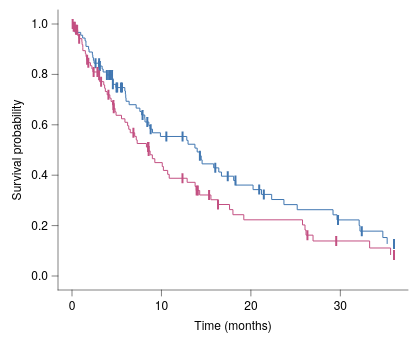

The specification (Vega-Lite) saved for this image:
### Vega-Lite specification from a JSON file in a GitHub repository (floating-point values rounded to 4 significant figures)
{"background": null, "config": {"arc": {"fill": "#DBDBDB", "fillOpacity": 1.0, "innerRadius": 35.0, "padAngle": 0.03, "stroke": "black", "strokeOpacity": 1, "strokeWidth": 0.25}, "area": {"fill": "#DBDBDB", "fillOpacity": 1.0, "stroke": "black", "strokeOpacity": 1, "strokeWidth": 0.25}, "axis": {"domain": true, "domainCap": "round", "domainColor": "black", "domainWidth": 0.25, "grid": false, "gridCap": "round", "gridColor": "#F1F1F1", "gridDash": [0, 0], "gridOpacity": 1.0, "gridWidth": 0.25, "labelColor": "black", "labelFont": "Helvetica Neue, HelveticaNeue, Helvetica, Arial, sans-serif", "labelFontSize": 6, "labelFontStyle": "normal", "labelFontWeight": 400, "offset": 0, "ticks": true, "tickCap": "round", "tickColor": "black", "tickRound": false, "tickSize": 3.0, "tickWidth": 0.25, "titleColor": "black", "titleFont": "Helvetica Neue, HelveticaNeue, Helvetica, Arial, sans-serif", "titleFontSize": 6, "titleFontStyle": "normal", "titleFontWeight": 400}, "axisX": {"domain": true, "labelAlign": "center", "labelAngle": 0, "labels": true, "ticks": true, "translate": 0}, "axisY": {"domain": true, "labelAlign": "right", "labelAngle": 0, "labels": true, "ticks": true, "translate": 0}, "axisRight": {"domain": true, "labelAlign": "left", "labelAngle": 0, "labels": true, "ticks": true, "translate": 0}, "axisTop": {"domain": true, "labelAlign": "center", "labelAngle": 0, "labels": true, "ticks": true, "translate": 0}, "axisBand": {"tickOffset": 0}, "bar": {"fill": "#DBDBDB", "fillOpacity": 1.0, "stroke": "black", "strokeOpacity": 1, "strokeWidth": 0.25}, "boxplot": {"size": 12.6, "ticks": {"cornerRadius": 0.25, "fill": "black", "opacity": 1, "size": 6.3, "thickness": 0.25}, "box": {"fillOpacity": 1.0, "stroke": "black", "strokeOpacity": 1, "strokeWidth": 0.25}, "median": {"cornerRadius": 0, "fill": "black", "fillOpacity": 1.0, "opacity": 1, "size": 12.6, "thickness": 0.25}, "rule": {"fill": "black", "fillOpacity": 1.0, "size": 14.0, "stroke": "black", "strokeDash": [0, 0], "strokeOpacity": 1, "strokeWidth": 0.25}, "outliers": {"color": "black", "fill": "black", "fillOpacity": 1.0, "size": 0, "stroke": "black", "strokeOpacity": 1, "strokeWidth": 0.25}}, "circle": {"fill": "black", "fillOpacity": 1.0, "size": 1.75, "stroke": null, "strokeOpacity": 1, "strokeWidth": 0.25}, "errorband": {"band": {"fillOpacity": 0.6, "stroke": null, "strokeWidth": 0.25, "strokeOpacity": 1}, "borders": {"opacity": 0, "strokeOpacity": 1, "strokeWidth": 0.25}}, "errorbar": {"opacity": 1, "rule": {"strokeDash": [0, 0], "strokeWidth": 0.25}, "ticks": {"color": "black", "cornerRadius": 0.125, "opacity": 1, "size": 8.4, "thickness": 0.25}, "thickness": 0.25}, "font": "Helvetica Neue, HelveticaNeue, Helvetica, Arial, sans-serif", "geoshape": {"fill": "#DBDBDB", "fillOpacity": 1.0, "stroke": "black", "strokeOpacity": 1, "strokeWidth": 0.25}, "header": {"labelColor": "black", "labelFont": "Helvetica Neue, HelveticaNeue, Helvetica, Arial, sans-serif", "labelFontSize": 6, "labelFontStyle": "normal", "labelFontWeight": 400, "titleColor": "black", "titleFont": "Helvetica Neue, HelveticaNeue, Helvetica, Arial, sans-serif", "titleFontSize": 6, "titleFontStyle": "normal", "titleFontWeight": 400, "titlePadding": 0}, "legend": {"disable": false, "offset": 4.5, "titlePadding": 4, "labelOffset": 2, "gradientLabelOffset": 2, "columnPadding": 4, "rowPadding": 2, "gradientThickness": 5, "gradientOpacity": 1.0, "gradientStrokeColor": "black", "gradientStrokeWidth": 0.25, "labelColor": "black", "labelFont": "Helvetica Neue, HelveticaNeue, Helvetica, Arial, sans-serif", "labelFontSize": 6, "labelFontStyle": "normal", "labelFontWeight": 400, "strokeColor": "black", "strokeWidth": 0, "symbolSize": 36, "symbolStrokeColor": "black", "symbolStrokeWidth": 0.25, "titleColor": "black", "titleFont": "Helvetica Neue, HelveticaNeue, Helvetica, Arial, sans-serif", "titleFontSize": 6, "titleFontStyle": "normal", "titleFontWeight": 400}, "line": {"color": "black", "stroke": "black", "strokeCap": "butt", "strokeDash": [0, 0], "strokeOpacity": 1, "strokeWidth": 0.5}, "point": {"filled": true, "fill": "#DBDBDB", "fillOpacity": 1.0, "size": 7.0, "stroke": "black", "strokeOpacity": 1, "strokeWidth": 0.25}, "range": {"category": ["#9D9D9D", "#28287D", "#004225", "#47266F", "#00605D", "#DBDBDB", "#7983C1", "#6E927B", "#937FB4", "#699A97"], "diverging": {"scheme": ["#4F4265", "#6A5C82", "#85789D", "#A196B7", "#BDB5CE", "#D8D6DD", "#F6F6F6", "#CED8D7", "#9DBFBD", "#75A3A0", "#518683", "#326967", "#164D4B"]}, "heatmap": {"scheme": ["#440154", "#472270", "#433E82", "#38598C", "#2C728E", "#238A8D", "#24A086", "#39B578", "#5DC862", "#96D646", "#CAE02D", "#FDE724"]}, "ordinal": {"scheme": ["#F1F1F1", "#DBDBDB", "#C6C6C6", "#B2B2B2", "#9D9D9D", "#898989", "#767676", "#636363", "#515151", "#404040", "#2F2F2F", "#1F1F1F"]}, "ramp": {"scheme": ["#440154", "#472270", "#433E82", "#38598C", "#2C728E", "#238A8D", "#24A086", "#39B578", "#5DC862", "#96D646", "#CAE02D", "#FDE724"]}}, "rule": {"color": "black", "stroke": "black", "strokeCap": "round", "strokeDash": [2, 2], "strokeOpacity": 1, "strokeWidth": 0.25}, "scale": {"barBandPaddingInner": 0.1, "rectBandPaddingInner": 0, "tickBandPaddingInner": 0.1, "bandPaddingOuter": 0.1, "bandWithNestedOffsetPaddingInner": 0.2, "bandWithNestedOffsetPaddingOuter": 0.2, "offsetBandPaddingInner": 0, "offsetBandPaddingOuter": 0, "continuousPadding": 7.0, "round": false}, "rect": {"fill": "#DBDBDB", "fillOpacity": 1.0, "stroke": "black", "strokeOpacity": 1, "strokeWidth": 0.25}, "square": {"fill": "#DBDBDB", "fillOpacity": 1.0, "size": 14.0, "stroke": "black", "strokeOpacity": 1, "strokeWidth": 0.25}, "text": {"color": "black", "font": "Helvetica Neue, HelveticaNeue, Helvetica, Arial, sans-serif", "fontSize": 6, "fontStyle": "normal", "fontWeight": 400}, "tick": {"color": "black", "cornerRadius": 0.125, "opacity": 1.0, "size": 12.6, "thickness": 0.25}, "title": {"anchor": "middle", "frame": "group", "color": "black", "font": "Helvetica Neue, HelveticaNeue, Helvetica, Arial, sans-serif", "fontSize": 6, "fontStyle": "normal", "fontWeight": 400, "subtitleColor": "black", "subtitleFont": "Helvetica Neue, HelveticaNeue, Helvetica, Arial, sans-serif", "subtitleFontSize": 6, "subtitleFontStyle": "normal", "subtitleFontWeight": 400}, "trail": {"color": "black", "opacity": 1, "size": 0.5}, "view": {"continuousWidth": 175, "continuousHeight": 140, "discreteWidth": 175, "discreteHeight": 140, "fill": null, "stroke": null, "strokeWidth": 0.25}}, "layer": [{"data": {"name": "data-1b0cd061b5d34159234b5d3a4e9b7ec9"}, "mark": {"type": "line", "interpolate": "step-after"}, "encoding": {"color": {"field": "group", "scale": {"domain": ["Treatment", "Control"], "range": ["#4177B1", "#C35082"]}, "title": null, "type": "nominal"}, "x": {"field": "t", "scale": {"domain": [0, 36.0], "nice": false}, "title": "Time (months)", "type": "quantitative"}, "y": {"field": "S", "scale": {"domain": [0, 1], "nice": false}, "title": "Survival probability", "type": "quantitative"}}}, {"data": {"name": "data-f2326de68aa08c4a3dc7cd0c5c09b43c"}, "mark": {"type": "tick", "size": 5, "thickness": 1}, "encoding": {"color": {"field": "group", "legend": null, "scale": {"domain": ["Treatment", "Control"], "range": ["#4177B1", "#C35082"]}, "type": "nominal"}, "x": {"field": "t", "type": "quantitative", "scale": {"nice": false}}, "y": {"field": "S", "type": "quantitative", "scale": {"nice": false}}}}], "$schema": "https://vega.github.io/schema/vega-lite/v6.4.1.json", "datasets": {"data-1b0cd061b5d34159234b5d3a4e9b7ec9": [{"t": 0.0, "S": 1.0, "group": "Treatment"}, {"t": 0.08336, "S": 0.9889, "group": "Treatment"}, {"t": 0.3155, "S": 0.9778, "group": "Treatment"}, {"t": 0.3317, "S": 0.9667, "group": "Treatment"}, {"t": 0.9726, "S": 0.9556, "group": "Treatment"}, {"t": 1.191, "S": 0.9444, "group": "Treatment"}, {"t": 1.464, "S": 0.9333, "group": "Treatment"}, {"t": 1.558, "S": 0.9222, "group": "Treatment"}, {"t": 1.563, "S": 0.9111, "group": "Treatment"}, {"t": 1.857, "S": 0.9, "group": "Treatment"}, {"t": 1.907, "S": 0.8889, "group": "Treatment"}, {"t": 2.279, "S": 0.8778, "group": "Treatment"}, {"t": 2.324, "S": 0.8667, "group": "Treatment"}, {"t": 2.396, "S": 0.8556, "group": "Treatment"}, {"t": 2.464, "S": 0.8444, "group": "Treatment"}, {"t": 3.031, "S": 0.833, "group": "Treatment"}, {"t": 3.369, "S": 0.8213, "group": "Treatment"}, {"t": 3.48, "S": 0.8096, "group": "Treatment"}, {"t": 3.885, "S": 0.7978, "group": "Treatment"}, {"t": 4.504, "S": 0.7854, "group": "Treatment"}, {"t": 4.568, "S": 0.7729, "group": "Treatment"}, {"t": 4.569, "S": 0.7604, "group": "Treatment"}, {"t": 4.906, "S": 0.7478, "group": "Treatment"}, {"t": 5.908, "S": 0.7342, "group": "Treatment"}, {"t": 5.969, "S": 0.7206, "group": "Treatment"}, {"t": 6.008, "S": 0.707, "group": "Treatment"}, {"t": 6.044, "S": 0.6934, "group": "Treatment"}, {"t": 6.39, "S": 0.6798, "group": "Treatment"}, {"t": 7.174, "S": 0.6662, "group": "Treatment"}, {"t": 7.59, "S": 0.6526, "group": "Treatment"}, {"t": 7.781, "S": 0.639, "group": "Treatment"}, {"t": 8.134, "S": 0.6251, "group": "Treatment"}, {"t": 8.16, "S": 0.6112, "group": "Treatment"}, {"t": 8.589, "S": 0.597, "group": "Treatment"}, {"t": 8.719, "S": 0.5828, "group": "Treatment"}, {"t": 8.998, "S": 0.5682, "group": "Treatment"}, {"t": 9.885, "S": 0.5536, "group": "Treatment"}, {"t": 12.83, "S": 0.5383, "group": "Treatment"}, {"t": 12.97, "S": 0.5229, "group": "Treatment"}, {"t": 13.74, "S": 0.5075, "group": "Treatment"}, {"t": 14.0, "S": 0.4921, "group": "Treatment"}, {"t": 14.3, "S": 0.4768, "group": "Treatment"}, {"t": 14.44, "S": 0.4609, "group": "Treatment"}, {"t": 14.55, "S": 0.445, "group": "Treatment"}, {"t": 15.84, "S": 0.4291, "group": "Treatment"}, {"t": 16.41, "S": 0.4126, "group": "Treatment"}, {"t": 16.71, "S": 0.3961, "group": "Treatment"}, {"t": 18.07, "S": 0.3788, "group": "Treatment"}, {"t": 18.3, "S": 0.3608, "group": "Treatment"}, {"t": 20.24, "S": 0.3428, "group": "Treatment"}, {"t": 21.19, "S": 0.3237, "group": "Treatment"}, {"t": 22.33, "S": 0.3035, "group": "Treatment"}, {"t": 23.69, "S": 0.2833, "group": "Treatment"}, {"t": 25.18, "S": 0.263, "group": "Treatment"}, {"t": 29.18, "S": 0.2428, "group": "Treatment"}, {"t": 29.63, "S": 0.2226, "group": "Treatment"}, {"t": 32.1, "S": 0.2003, "group": "Treatment"}, {"t": 32.19, "S": 0.178, "group": "Treatment"}, {"t": 34.75, "S": 0.1526, "group": "Treatment"}, {"t": 35.23, "S": 0.1272, "group": "Treatment"}, {"t": 0.0, "S": 1.0, "group": "Control"}, {"t": 0.1169, "S": 0.9888, "group": "Control"}, {"t": 0.4222, "S": 0.9773, "group": "Control"}, {"t": 0.6362, "S": 0.9655, "group": "Control"}, {"t": 0.6466, "S": 0.9537, "group": "Control"}, {"t": 0.7928, "S": 0.9419, "group": "Control"}, {"t": 1.101, "S": 0.93, "group": "Control"}, {"t": 1.127, "S": 0.9181, "group": "Control"}, {"t": 1.206, "S": 0.9062, "group": "Control"}, {"t": 1.211, "S": 0.8943, "group": "Control"}, {"t": 1.494, "S": 0.8823, "group": "Control"}, {"t": 1.568, "S": 0.8704, "group": "Control"}, {"t": 1.648, "S": 0.8585, "group": "Control"}, {"t": 1.818, "S": 0.8464, "group": "Control"}, {"t": 2.063, "S": 0.8341, "group": "Control"}, {"t": 2.228, "S": 0.8219, "group": "Control"}, {"t": 2.338, "S": 0.8096, "group": "Control"}, {"t": 3.023, "S": 0.7969, "group": "Control"}, {"t": 3.063, "S": 0.7841, "group": "Control"}, {"t": 3.091, "S": 0.7712, "group": "Control"}, {"t": 3.55, "S": 0.7582, "group": "Control"}, {"t": 3.651, "S": 0.7451, "group": "Control"}, {"t": 3.728, "S": 0.732, "group": "Control"}, {"t": 3.933, "S": 0.7189, "group": "Control"}, {"t": 4.231, "S": 0.7056, "group": "Control"}, {"t": 4.372, "S": 0.6923, "group": "Control"}, {"t": 4.529, "S": 0.679, "group": "Control"}, {"t": 4.659, "S": 0.6654, "group": "Control"}, {"t": 4.814, "S": 0.6516, "group": "Control"}, {"t": 4.927, "S": 0.6377, "group": "Control"}, {"t": 5.535, "S": 0.6238, "group": "Control"}, {"t": 5.918, "S": 0.61, "group": "Control"}, {"t": 6.217, "S": 0.5961, "group": "Control"}, {"t": 6.345, "S": 0.5822, "group": "Control"}, {"t": 6.514, "S": 0.5684, "group": "Control"}, {"t": 7.009, "S": 0.5542, "group": "Control"}, {"t": 7.186, "S": 0.54, "group": "Control"}, {"t": 7.286, "S": 0.5258, "group": "Control"}, {"t": 8.323, "S": 0.5115, "group": "Control"}, {"t": 8.548, "S": 0.4965, "group": "Control"}, {"t": 8.733, "S": 0.481, "group": "Control"}, {"t": 8.983, "S": 0.4655, "group": "Control"}, {"t": 9.259, "S": 0.45, "group": "Control"}, {"t": 10.09, "S": 0.4344, "group": "Control"}, {"t": 10.22, "S": 0.4189, "group": "Control"}, {"t": 10.7, "S": 0.4034, "group": "Control"}, {"t": 10.87, "S": 0.3879, "group": "Control"}, {"t": 12.87, "S": 0.3717, "group": "Control"}, {"t": 13.76, "S": 0.3556, "group": "Control"}, {"t": 13.89, "S": 0.3394, "group": "Control"}, {"t": 14.27, "S": 0.3215, "group": "Control"}, {"t": 15.53, "S": 0.3026, "group": "Control"}, {"t": 16.29, "S": 0.2837, "group": "Control"}, {"t": 17.61, "S": 0.2634, "group": "Control"}, {"t": 17.99, "S": 0.2432, "group": "Control"}, {"t": 19.21, "S": 0.2229, "group": "Control"}, {"t": 25.77, "S": 0.2027, "group": "Control"}, {"t": 26.05, "S": 0.1824, "group": "Control"}, {"t": 26.16, "S": 0.1621, "group": "Control"}, {"t": 26.95, "S": 0.139, "group": "Control"}, {"t": 33.28, "S": 0.1112, "group": "Control"}, {"t": 35.62, "S": 0.08338, "group": "Control"}], "data-f2326de68aa08c4a3dc7cd0c5c09b43c": [{"t": 2.633, "S": 0.8444, "group": "Treatment"}, {"t": 3.031, "S": 0.8444, "group": "Treatment"}, {"t": 3.057, "S": 0.833, "group": "Treatment"}, {"t": 3.112, "S": 0.833, "group": "Treatment"}, {"t": 3.903, "S": 0.7978, "group": "Treatment"}, {"t": 4.147, "S": 0.7978, "group": "Treatment"}, {"t": 4.285, "S": 0.7978, "group": "Treatment"}, {"t": 4.477, "S": 0.7978, "group": "Treatment"}, {"t": 4.57, "S": 0.7604, "group": "Treatment"}, {"t": 4.978, "S": 0.7478, "group": "Treatment"}, {"t": 5.051, "S": 0.7478, "group": "Treatment"}, {"t": 5.477, "S": 0.7478, "group": "Treatment"}, {"t": 5.59, "S": 0.7478, "group": "Treatment"}, {"t": 7.888, "S": 0.639, "group": "Treatment"}, {"t": 8.42, "S": 0.6112, "group": "Treatment"}, {"t": 8.795, "S": 0.5828, "group": "Treatment"}, {"t": 10.55, "S": 0.5536, "group": "Treatment"}, {"t": 12.36, "S": 0.5536, "group": "Treatment"}, {"t": 14.3, "S": 0.4768, "group": "Treatment"}, {"t": 16.02, "S": 0.4291, "group": "Treatment"}, {"t": 17.41, "S": 0.3961, "group": "Treatment"}, {"t": 18.27, "S": 0.3788, "group": "Treatment"}, {"t": 20.93, "S": 0.3428, "group": "Treatment"}, {"t": 21.45, "S": 0.3237, "group": "Treatment"}, {"t": 29.74, "S": 0.2226, "group": "Treatment"}, {"t": 32.4, "S": 0.178, "group": "Treatment"}, {"t": 36.0, "S": 0.1272, "group": "Treatment"}, {"t": 36.0, "S": 0.1272, "group": "Treatment"}, {"t": 36.0, "S": 0.1272, "group": "Treatment"}, {"t": 36.0, "S": 0.1272, "group": "Treatment"}, {"t": 36.0, "S": 0.1272, "group": "Treatment"}, {"t": 0.07458, "S": 1.0, "group": "Control"}, {"t": 0.1883, "S": 0.9888, "group": "Control"}, {"t": 0.3198, "S": 0.9888, "group": "Control"}, {"t": 0.4443, "S": 0.9773, "group": "Control"}, {"t": 0.5741, "S": 0.9773, "group": "Control"}, {"t": 0.8005, "S": 0.9419, "group": "Control"}, {"t": 1.69, "S": 0.8585, "group": "Control"}, {"t": 1.825, "S": 0.8464, "group": "Control"}, {"t": 2.418, "S": 0.8096, "group": "Control"}, {"t": 2.844, "S": 0.8096, "group": "Control"}, {"t": 3.031, "S": 0.7969, "group": "Control"}, {"t": 3.253, "S": 0.7712, "group": "Control"}, {"t": 4.074, "S": 0.7189, "group": "Control"}, {"t": 4.629, "S": 0.679, "group": "Control"}, {"t": 4.667, "S": 0.6654, "group": "Control"}, {"t": 6.865, "S": 0.5684, "group": "Control"}, {"t": 8.513, "S": 0.5115, "group": "Control"}, {"t": 8.539, "S": 0.5115, "group": "Control"}, {"t": 8.569, "S": 0.4965, "group": "Control"}, {"t": 12.35, "S": 0.3879, "group": "Control"}, {"t": 13.94, "S": 0.3394, "group": "Control"}, {"t": 14.07, "S": 0.3394, "group": "Control"}, {"t": 15.33, "S": 0.3215, "group": "Control"}, {"t": 16.32, "S": 0.2837, "group": "Control"}, {"t": 26.32, "S": 0.1621, "group": "Control"}, {"t": 29.54, "S": 0.139, "group": "Control"}, {"t": 36.0, "S": 0.08338, "group": "Control"}, {"t": 36.0, "S": 0.08338, "group": "Control"}, {"t": 36.0, "S": 0.08338, "group": "Control"}]}}
